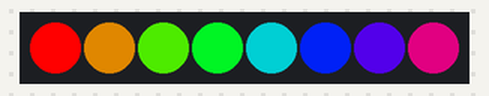
A sketch run on a simulated Arduino Uno, built with avr-gcc and run on an emulated ATmega328P. Shown: 8 RGB LEDs in strip order, left to right.

Above: at 0.15 s.
At 4.18 s:
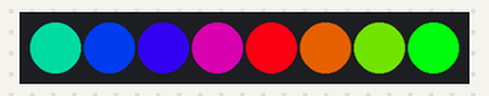
At 8.52 s:
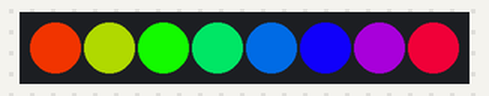
At 19.05 s:
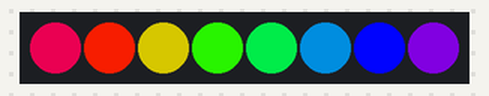
At 29.27 s:
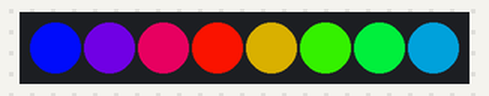
At 39.49 s:
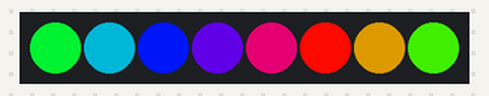
Timing chart, 0 to 40.0 s (numbered marks = the images above):
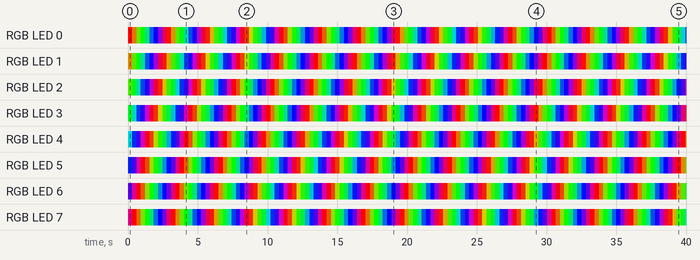

Measured:
- by itself, RGB LED 0: off → RGB(255, 0, 0) at 0.00 s, → RGB(168, 87, 0) 0.31 s later, → RGB(81, 174, 0) 0.31 s later, → RGB(0, 249, 6) 0.31 s later, … (130 changes in this stretch)
- by itself, RGB LED 7: off → RGB(162, 0, 93) at 0.00 s, → RGB(249, 0, 6) 0.31 s later, → RGB(177, 78, 0) 0.31 s later, → RGB(90, 165, 0) 0.31 s later, … (130 changes in this stretch)

The sketch:

05-neopixels.ino
```cpp
#include <Adafruit_NeoPixel.h>

#define PIN 6

// Parameter 1 = number of pixels in strip
// Parameter 2 = Pin number (most are valid)
// Parameter 3 = pixel type flags, add together as needed:
//   NEO_KHZ800  800 KHz bitstream (most NeoPixel products w/WS2812 LEDs)
//   NEO_KHZ400  400 KHz (classic 'v1' (not v2) FLORA pixels, WS2811 drivers)
//   NEO_GRB     Pixels are wired for GRB bitstream (most NeoPixel products)
//   NEO_RGB     Pixels are wired for RGB bitstream (v1 FLORA pixels, not v2)
//   NEO_RGBW    Pixels are wired for RGBW bitstream (NeoPixel RGBW products)
Adafruit_NeoPixel strip = Adafruit_NeoPixel(8, PIN, NEO_GRB + NEO_KHZ800);

void setup () {

  strip.begin();
  strip.show(); // Initialize all pixels to 'off'

}

void loop () {
  rainbowCycle(10);
}

void rainbowCycle(uint8_t wait) {
  uint16_t i, j;

  for(j=0; j<256*5; j++) { // 5 cycles of all colors on wheel
    for(i=0; i< strip.numPixels(); i++) {
      strip.setPixelColor(i, Wheel(((i * 256 / strip.numPixels()) + j) & 255));
    }
    strip.show();
    delay(wait);
  }
}

// Input a value 0 to 255 to get a color value.
// The colours are a transition r - g - b - back to r.
uint32_t Wheel(byte WheelPos) {
  WheelPos = 255 - WheelPos;
  if(WheelPos < 85) {
    return strip.Color(255 - WheelPos * 3, 0, WheelPos * 3);
  }
  if(WheelPos < 170) {
    WheelPos -= 85;
    return strip.Color(0, WheelPos * 3, 255 - WheelPos * 3);
  }
  WheelPos -= 170;
  return strip.Color(WheelPos * 3, 255 - WheelPos * 3, 0);
}
```
